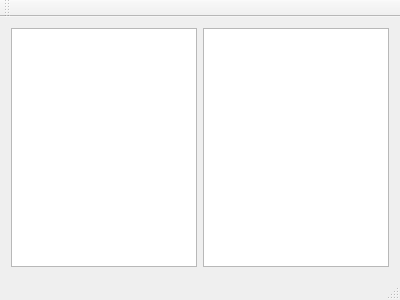
<?xml version="1.0" encoding="UTF-8"?>
<ui version="4.0">
 <class>qtfm</class>
 <widget class="QMainWindow" name="qtfm">
  <property name="geometry">
   <rect>
    <x>0</x>
    <y>0</y>
    <width>400</width>
    <height>300</height>
   </rect>
  </property>
  <property name="windowTitle">
   <string>qtfm</string>
  </property>
  <widget class="QWidget" name="centralWidget">
   <layout class="QHBoxLayout" name="horizontalLayout">
    <item>
     <widget class="QTreeView" name="dirview"/>
    </item>
    <item>
     <widget class="QTreeView" name="fileview"/>
    </item>
   </layout>
  </widget>
  <widget class="QMenuBar" name="menuBar">
   <property name="geometry">
    <rect>
     <x>0</x>
     <y>0</y>
     <width>400</width>
     <height>28</height>
    </rect>
   </property>
  </widget>
  <widget class="QToolBar" name="mainToolBar">
   <attribute name="toolBarArea">
    <enum>TopToolBarArea</enum>
   </attribute>
   <attribute name="toolBarBreak">
    <bool>false</bool>
   </attribute>
  </widget>
  <widget class="QStatusBar" name="statusBar"/>
 </widget>
 <layoutdefault spacing="6" margin="11"/>
 <resources/>
 <connections/>
</ui>
